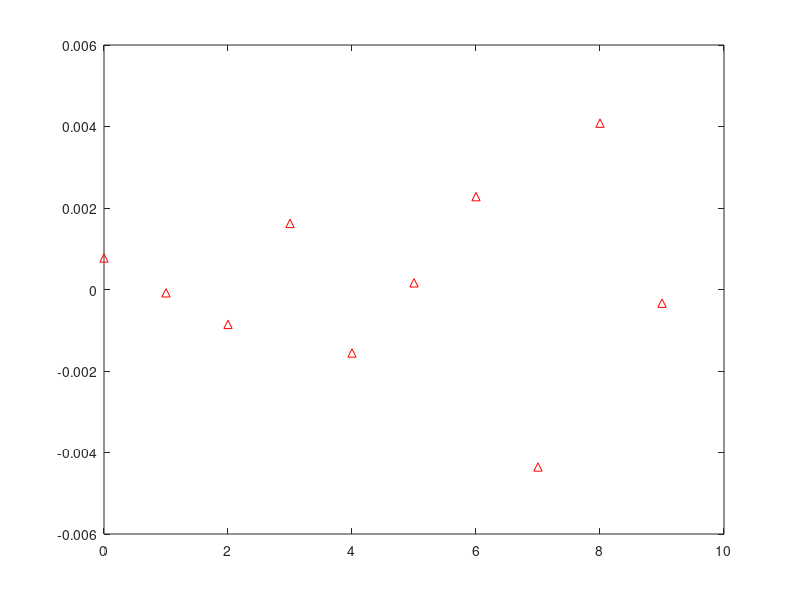
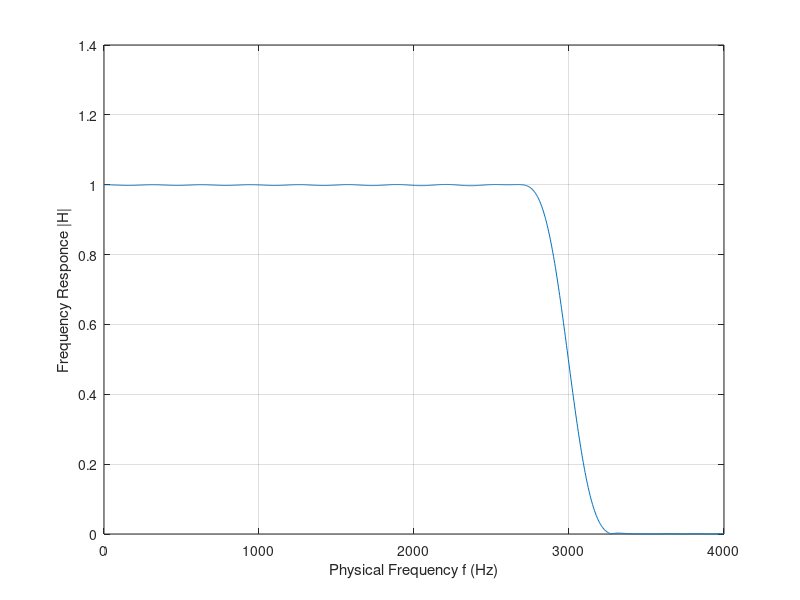

These figures' MATLAB source, in order:
n = 50; % filter order
fc = 3000; % filter cutoff frequency
Fs=8000;
a = 1;
% Choose filter type 'low','high','bandpass','stop'
% b = 0.25*[1, 1,1, 1]

b = fir1(n,fc/(Fs/2),'low');
%b = fir1(n,fc/(Fs/2),'high');
%b = fir1(n,[500 1500]/(Fs/2),'bandpass');
%b = fir1(n,[500 1500]/(Fs/2),'stop');
figure;impz(b,a,10);
f = (0:.001:1)*Fs/2;
H = freqz(b,a,f,Fs);
figure;plot(f,abs(H)),grid;
xlabel('Physical Frequency f (Hz)')
ylabel('Frequency Responce |H|')
